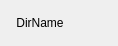
<?xml version="1.0" encoding="UTF-8"?>
<ui version="4.0">
 <class>BreadCrumb</class>
 <widget class="QWidget" name="BreadCrumb">
  <property name="geometry">
   <rect>
    <x>0</x>
    <y>0</y>
    <width>118</width>
    <height>46</height>
   </rect>
  </property>
  <property name="windowTitle">
   <string>Form</string>
  </property>
  <layout class="QHBoxLayout" name="horizontalLayout">
   <property name="spacing">
    <number>0</number>
   </property>
   <property name="sizeConstraint">
    <enum>QLayout::SizeConstraint::SetMinimumSize</enum>
   </property>
   <property name="leftMargin">
    <number>0</number>
   </property>
   <property name="topMargin">
    <number>0</number>
   </property>
   <property name="rightMargin">
    <number>0</number>
   </property>
   <property name="bottomMargin">
    <number>0</number>
   </property>
   <item>
    <widget class="QPushButton" name="dirButton">
     <property name="sizePolicy">
      <sizepolicy hsizetype="MinimumExpanding" vsizetype="Fixed">
       <horstretch>0</horstretch>
       <verstretch>0</verstretch>
      </sizepolicy>
     </property>
     <property name="text">
      <string>DirName</string>
     </property>
     <property name="flat">
      <bool>true</bool>
     </property>
    </widget>
   </item>
   <item>
    <widget class="QPushButton" name="branchButton">
     <property name="sizePolicy">
      <sizepolicy hsizetype="Fixed" vsizetype="Fixed">
       <horstretch>0</horstretch>
       <verstretch>0</verstretch>
      </sizepolicy>
     </property>
     <property name="minimumSize">
      <size>
       <width>16</width>
       <height>24</height>
      </size>
     </property>
     <property name="contextMenuPolicy">
      <enum>Qt::ContextMenuPolicy::CustomContextMenu</enum>
     </property>
     <property name="text">
      <string/>
     </property>
     <property name="icon">
      <iconset theme="go-next"/>
     </property>
     <property name="flat">
      <bool>true</bool>
     </property>
    </widget>
   </item>
  </layout>
 </widget>
 <resources/>
 <connections/>
</ui>
